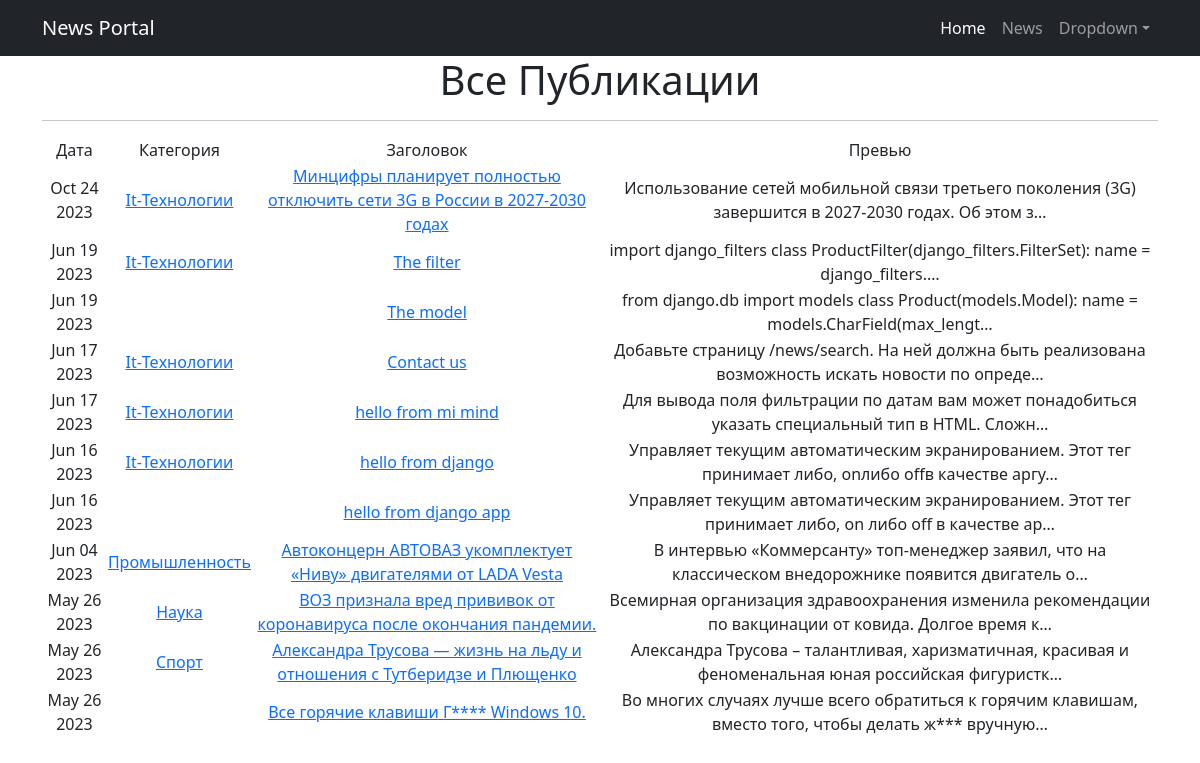
Before: /News/ with the older database file.
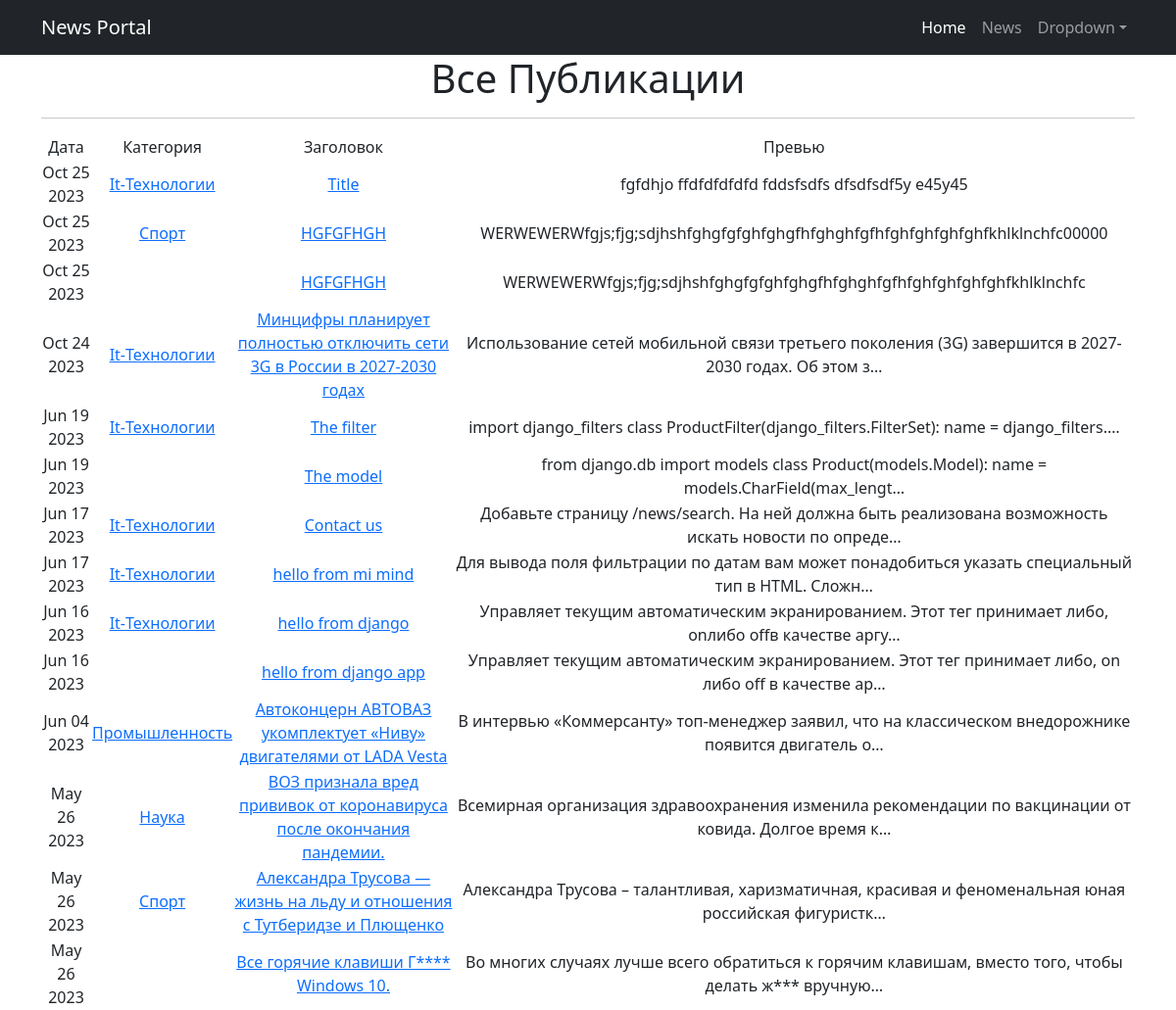
After: the same page with the newer database file.
### NewsPortal/models.py (models this page shows, shortened)
class Post(models.Model):
    POSITIONS = [
        ('New', 'Новость'),
        ('Art', 'Статья')
    ]
    author = models.ForeignKey(Author, on_delete=models.CASCADE)  # id создателя статьи/новости
    choi_public = models.CharField(max_length=3,
                                   choices=POSITIONS,
                                   default='Art')
    time_create = models.DateTimeField(auto_now_add=True)  # дата и время создания статьи/новости
    cat = models.ManyToManyField(Category, through=PostCategory)  # cat имеет связь с Category через PostCategory
    title = models.CharField(max_length=255)  # заголовок статьи/новости
    content = models.TextField(blank=True)  # содержание статьи/новости
    _rating = models.IntegerField(default=0, db_column='rating')  # рейтинг статьи/новости

class Category(models.Model):
    name = models.CharField(max_length=64, unique=True)  # название категории
    subscribers = models.ManyToManyField(User, related_name="categories", blank=True) # поле subscribers имеет связь ManyToMany
    def __str__(self):
        return self.name.title()

### NewsPortal/views.py (the view)
# urls.py: path('', NewsList.as_view(), name='news_list'),
class NewsList(ListView):
    model = Post
    ordering = '-time_create'
    template_name = 'News.html'
    context_object_name = 'Post'

### NewsPortal/templatetags/custom_filters.py (called while the page is built)
@register.filter()
def censor(value):
   n = 0
   try:
      inSwordList = value.split()
      for sword_ in inSwordList:
         if sword_.lower() in RestrSwords:
            inSwordList[n] = sword_.replace(sword_[1:], '*' * len(sword_[1:]))
         n += 1
   except Exception as e:
      return f'Объект не является строкой!:\n{e}'
   return ' '.join(inSwordList)

### templates/News.html (shortened to what this page needs)
{% extends 'flatpages/default.html' %}
{% load custom_filters %}
{% load custom_tags %}
{% block content %}
    <h1>Все Публикации</h1>
    <hr>
    {% if Post %}
        <table>
            <tr>
                <td>Дата</td>
                <td>Категория</td>
                <td>Заголовок</td>
                <td>Превью</td>
            </tr>
            {% for post in Post %}
            <tr>
                <td>{{ post.time_create|date:'M d Y' }}</td>
                <td>{% for category in post.cat.all %}
                        <a href="{% url 'category_list' category.id %}">{{ category }}</a>
                    {% endfor %}</td>
                <td>
                    <a href="{% url 'news_detail' post.id %}">{{ post.title|censor }}</a>
                </td>
                <td>{{ post.content|truncatechars:100|censor }}</td>
            </tr>
           {% endfor %}
        </table>
    {% else %}
        <h2>Новостей нет!</h2>
    {% endif %}
{% endblock content %}

Changed rows visible on the page:
added Post: time_create "Oct 25 2023", title|censor "Title", content|censor "fgfdhjo ffdfdfdfdfd fddsfsdfs dfsdfsdf5y e45y45", Category (name "It-Технологии")
added Post: time_create "Oct 25 2023", title|censor "HGFGFHGH", content|censor "WERWEWERWfgjs;fjg;sdjhshfghgfgfghfghgfhfghghfgfhfghfghfghfghfkhlklnchfc00000", Category (name "Спорт")
added Post: time_create "Oct 25 2023", title|censor "HGFGFHGH", content|censor "WERWEWERWfgjs;fjg;sdjhshfghgfgfghfghgfhfghghfgfhfghfghfghfghfkhlklnchfc"
